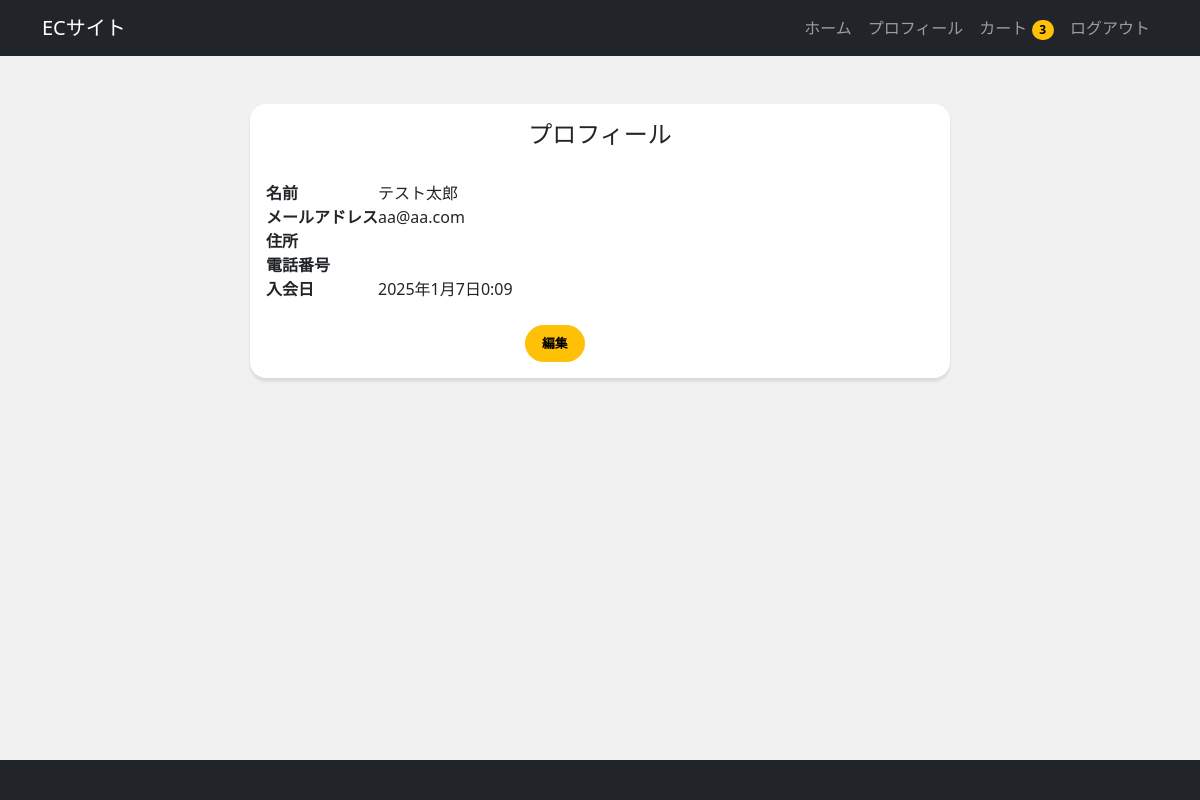
Page /accounts/profile/ (signed in) on the earlier database version.
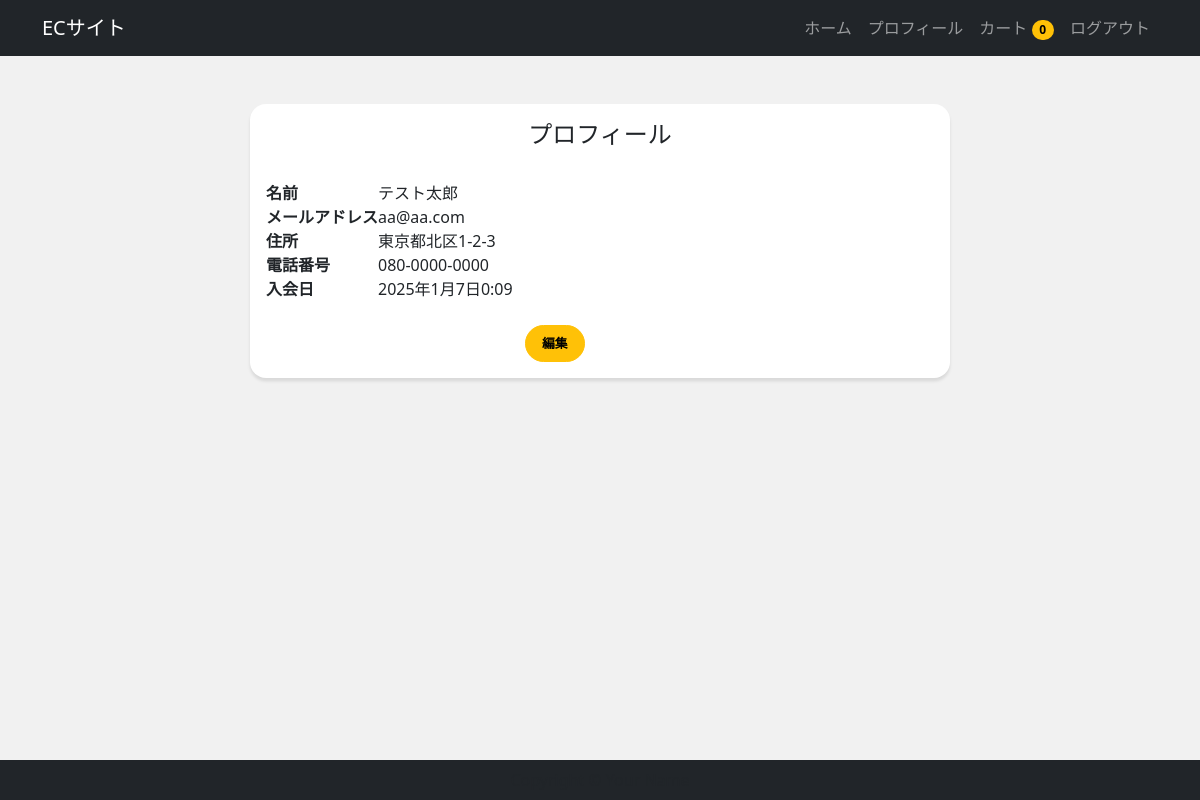
Same page on the later database version.
### accounts/models.py (models this page shows, shortened)
class CustomUser(AbstractBaseUser, PermissionsMixin):
    email = models.EmailField('メールアドレス', unique=True)
    first_name = models.CharField('姓', max_length=30)
    last_name = models.CharField('名', max_length=30)
    adress = models.CharField('住所', max_length=30, blank=True)
    tel = models.CharField('電話番号', max_length=30, blank=True)
    created = models.DateTimeField('入会日', default=timezone.now)
    is_staff = models.BooleanField(
        ('staff status'),
        default=False,
        help_text=('Designates whether the user can log into this admin site.'),
    )
    is_active = models.BooleanField(
        ('active'),
        default=True,
        help_text=(
            'Designates whether this user should be treated as active. '
            'Unselect this instead of deleting accounts.'
        ),
    )
    objects = UserManager()
    EMAIL_FIELD = 'email'
    USERNAME_FIELD = 'email'
    REQUIRED_FIELDS = []
    class Meta:
        verbose_name = ('user')
        verbose_name_plural = ('users')

### app/models.py (models this page shows, shortened)
class Order(models.Model):
    user = models.ForeignKey(settings.AUTH_USER_MODEL, on_delete=models.CASCADE)
    items = models.ManyToManyField(OrderItem)
    start_date = models.DateTimeField(auto_now_add=True)
    ordered_date = models.DateTimeField()
    ordered = models.BooleanField(default=False)
    payment = models.ForeignKey('Payment', on_delete=models.SET_NULL, blank=True, null=True)

### accounts/views.py (the view)
# urls.py: path('profile/', views.ProfileView.as_view(), name='profile'),
class ProfileView(LoginRequiredMixin, View):
    def get(self, request, *args, **kwargs):
        user_data = CustomUser.objects.get(id=request.user.id)
        return render(request, 'accounts/profile.html', {
            'user_data': user_data,
        })

### app/templatetags/cart_tags.py (called while the page is built)
@register.filter
def itemCount(user):
    if user.is_authenticated:
        order = Order.objects.filter(user=user, ordered=False)
        if order.exists():
            return order[0].items.count()
    return 0

### accounts/templates/accounts/profile.html
{% extends 'app/base.html' %}
{% block content %}
<div class="card card-profile my-5 mx-auto">
    <div class="card-body">
        <h5 class="card-title text-center">プロフィール</h5>
        <table class="profile-table mb-4">
            <tbody>
                <tr>
                    <th class="header">名前</th>
                    <td class="data">{{ user_data.first_name }}{{ user_data.last_name }}</td>
                </tr>
                <tr>
                    <th class="header">メールアドレス</th>
                    <td class="data">{{ user_data.email }}</td>
                </tr>
                <tr>
                    <th class="header">住所</th>
                    <td class="data">{{ user_data.adress }}</td>
                </tr>
                <tr>
                    <th class="header">電話番号</th>
                    <td class="data">{{ user_data.tel }}</td>
                </tr>
                <tr>
                    <th class="header">入会日</th>
                    <td class="data">{{ user_data.created }}</td>
                </tr>
            </tbody>
        </table>
    <div class="button mx-auto">
        <a href="{% url 'profile_edit' %}" class="btn btn-lg btn-warning btn-block">編集</a>
    </div>
    </div>
</div>
{% endblock %}

### app/templates/app/base.html (shortened to what this page needs)
{% load cart_tags %}
{% load static %}
<!DOCTYPE html>
<html lang="ja">
<head>
    <link href="https://cdn.jsdelivr.net/npm/bootstrap@5.3.0/dist/css/bootstrap.min.css" rel="stylesheet">
    <link rel="stylesheet" href="{% static 'css/style.css' %}">
</head>
<body>
    <nav class="navbar navbar-expand-lg navbar-dark bg-dark">
        <div class="container">
            <a href="/" class="navbar-brand">ECサイト</a>
            <ul class="navbar-nav ml-auto">
                <li class="nav-item">
                    <a href="/" class="nav-link">ホーム</a>
                </li>
                {% if user.is_authenticated %}
                    <li class="nav-item">
                        <a href="{% url 'profile' %}" class="nav-link">プロフィール</a>
                    </li>
                    <li class="nav-item">
                        <a href="{% url 'order' %}" class="nav-link">
                            カート
                            <span class="badge rounded-pill text-bg-warning">
                                {{ request.user|itemCount }}
                            </span>
                        </a>
                    </li>
                    <li class="nav-item">
                        <a href="{% url 'account_logout' %}" class="nav-link">ログアウト</a>
                    </li>
                {% endif %}
            </ul>
        </div>
    </nav>
    <main>
        <div class="container">
            {% block content %}
            {% endblock %}
        </div>
    </main>
    <footer class="py-2 bg-dark">
        <p class="m-0 text-center tect-white">Copyright &copy; Your Name</p>
    </footer>
</body>
</html>

Differences in the rows shown:
changed CustomUser "テスト": user|itemCount "3" → "0"; adress (not shown) → "東京都北区1-2-3"; tel (not shown) → "080-0000-0000"
